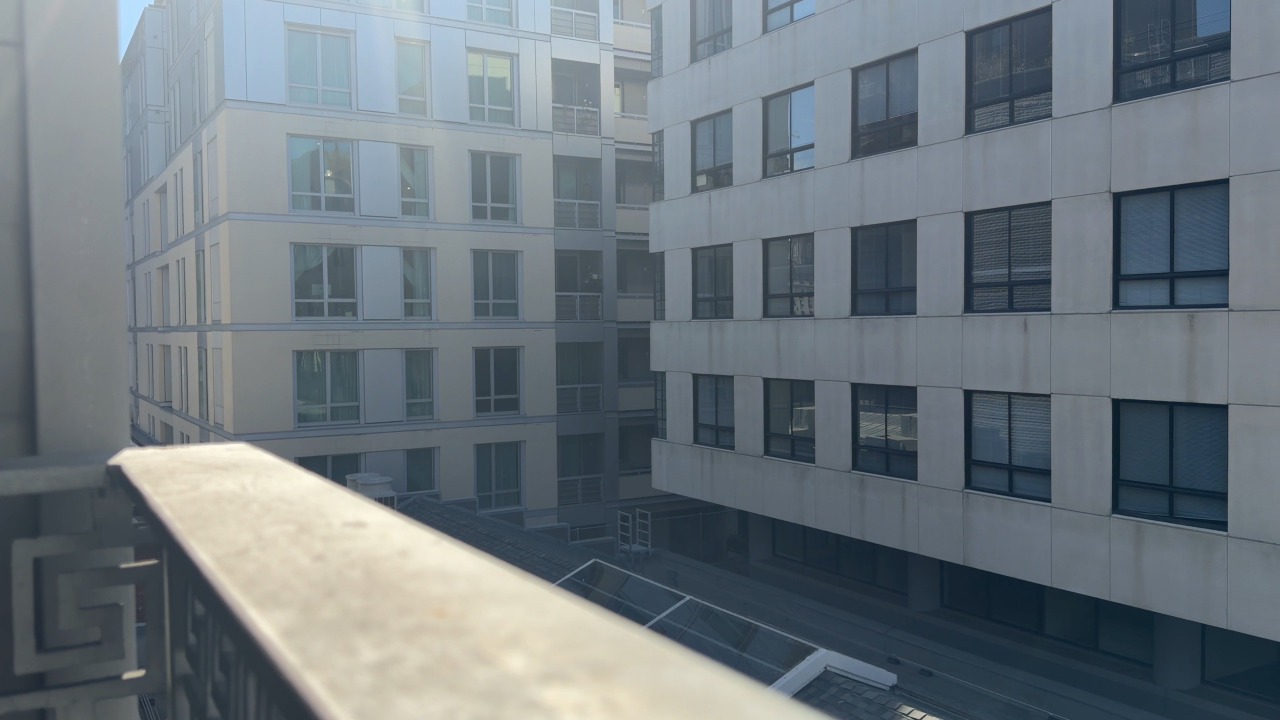
#> input picture p4/data/1.JPG, 3840 x 2160 px (shown at 1/3 size); its folder holds only this picture in this run
$ python make_web_resources.py
#> lines starting #> are read from the running program, lines starting #| are printed output that depends on the picture
"""Convert p4/out figures into web-sized JPEGs for docs/4/resources/."""
from pathlib import Path
from PIL import Image, ImageOps

Image.MAX_IMAGE_PIXELS = None
HERE = Path(__file__).parent
OUT, DATA = HERE / "out", HERE / "data"
RES = HERE.parent / "docs" / "4" / "resources"
QUALITY = 85


def save(src, dest, long_edge):
#> called with long_edge = 600
    dest.parent.mkdir(parents=True, exist_ok=True)
    with Image.open(src) as im:
#> im is the input picture: PIL image 3840x2160 RGB; mean R, G, B 110.2, 119.9, 126.6
        im = ImageOps.exif_transpose(im)
        if im.mode == "RGBA":   # transparent canvas -> white
            bg = Image.new("RGBA", im.size, "white"); im = Image.alpha_composite(bg, im)
        im = im.convert("RGB")
        s = long_edge / max(im.size)
#> s = 0.156
        if s < 1:
            im = im.resize((round(im.width * s), round(im.height * s)), Image.LANCZOS)
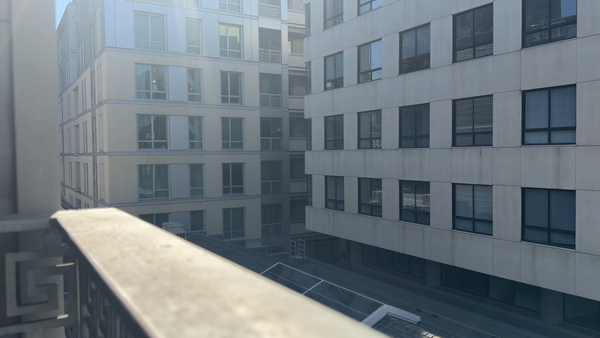
#> im: PIL image 600x338 RGB; mean R, G, B 110.2, 119.9, 126.6
        im.save(dest, "JPEG", quality=QUALITY, progressive=True, optimize=True)
    print(dest.relative_to(RES))


def main():
    for n in ["1", "2", "3", "4", "5", "6", "7", "2-1", "2-2", "2-3", "2-4", "2-5"]:
        save(DATA / f"{n}.JPG", RES / "a1" / f"{n}.jpg", 600)
    save(DATA / "tissue.jpeg", RES / "a1" / "tissue.jpg", 600)
    for f in sorted((OUT / "a2").glob("corr_*.png")):
        save(f, RES / "a2" / f"{f.stem}.jpg", 1600)
    for stem in ["3", "2-5", "tissue"]:
        save(OUT / "a3" / f"{stem}_comparison.png", RES / "a3" / f"{stem}_comparison.jpg", 1700)
        save(OUT / "a3" / f"{stem}_bilinear.png", RES / "a3" / f"{stem}_bilinear.jpg", 1600)
    for s in ["set1", "set2", "flower"]:
        d = OUT / "a4" / s
        save(d / "sources.png", RES / "a4" / f"{s}_sources.jpg", 1600)
        save(d / "warped.png", RES / "a4" / f"{s}_warped.jpg", 1600)
        save(d / "weights.png", RES / "a4" / f"{s}_weights.jpg", 1600)
        save(d / "seams.png", RES / "a4" / f"{s}_seams.jpg", 1200)
        save(d / "mosaic_overwrite.jpg", RES / "a4" / f"{s}_overwrite.jpg", 2000)
        save(d / "mosaic_feather_average.jpg", RES / "a4" / f"{s}_average.jpg", 2000)
        save(d / "mosaic_two_band.jpg", RES / "a4" / f"{s}_two_band.jpg", 2400)
    for stem in ["2", "2-3", "flower-2"]:
        save(OUT / "b1" / f"{stem}_corners.png", RES / "b1" / f"{stem}_corners.jpg", 1800)
    for stem in ["2", "flower-2"]:
        save(OUT / "b2" / f"{stem}_descriptors.png", RES / "b2" / f"{stem}_descriptors.jpg", 1800)
    for f in sorted((OUT / "b3").glob("*_matches.png")):
        save(f, RES / "b3" / f"{f.stem}.jpg", 1800)
    for f in sorted((OUT / "b4").glob("*_ransac.png")):
        save(f, RES / "b4" / f"{f.stem}.jpg", 1800)
    for s in ["set1", "set2", "flower"]:
        d = OUT / "b5" / s
        if not d.exists():
            continue
        save(d / "mosaic_two_band.jpg", RES / "b5" / f"{s}_two_band.jpg", 2400)
        save(d / "manual_vs_auto.png", RES / "b5" / f"{s}_manual_vs_auto.jpg", 2000)
        save(d / "seams.png", RES / "b5" / f"{s}_seams.jpg", 1200)
        for f in sorted(d.glob("*_matches.png")):
            save(f, RES / "b5" / f"{s}_{f.stem}.jpg", 1600)


if __name__ == "__main__":
#> (the run stopped early here; a loop or call above may not have finished)
